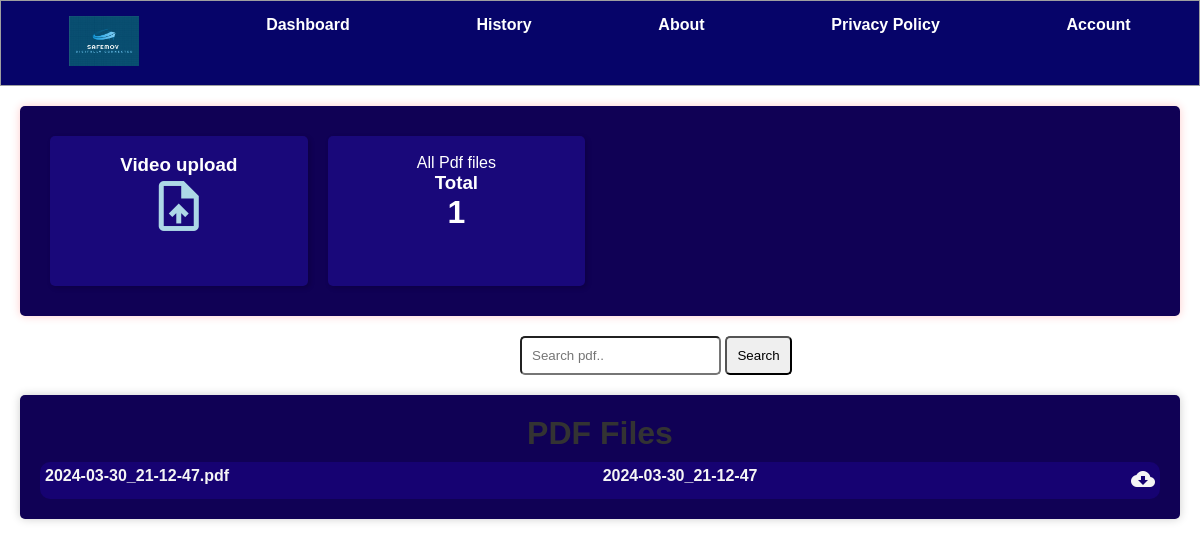
Before: / with the older database file.
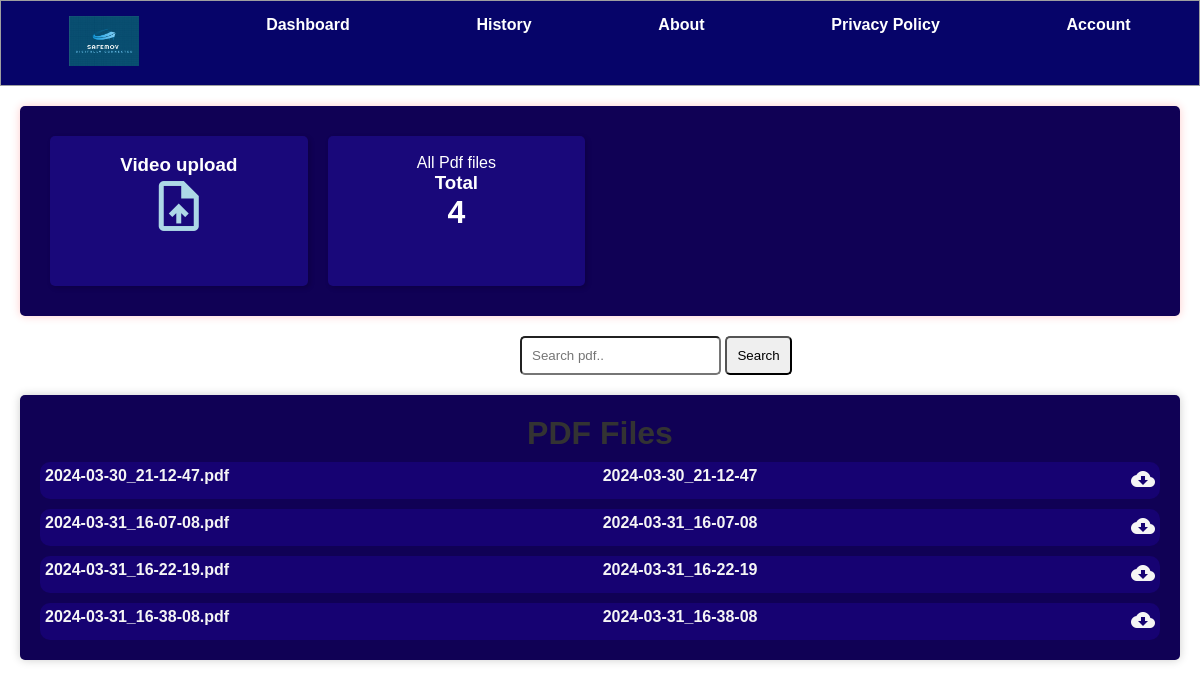
After: the same page with the newer database file.
### kona_detection/models.py (models this page shows, shortened)
class Pdfs(models.Model):
    pdf_id = models.CharField(max_length=255)
    pdf_title = models.CharField(max_length=255)
    pdf_file = models.FileField(upload_to='pdfs/')

### kona_website/views.py (the view)
# urls.py: 2. Add a URL to urlpatterns:  path('', views.home, name='home')
def home(request):
    current_datetime=datetime.datetime.now().strftime('%Y-%m-%d_%H-%M-%S')
    all_pdfs=Pdfs.objects.all()
    return render(request, 'test.html',{'pdfs':all_pdfs})

### templates/test.html
{% include "header.html" %}
    <div class="mpage" id="ud">
      <div class="box">
        <br />
        <a
          style="text-decoration: none; color: white; font-weight: bold"
          href="/run_model/video/"
        >
          <h3>Video upload</h3>
          <h3>
            <i class="material-icons" style="font-size: 60px; color: lightblue"
              >upload_file</i
            >
          </h3>
        </a>
      </div>
      <div class="box">
        <br />
        <div>All Pdf files</div>
        <h3>Total</h3>
        <h1>{{ pdfs|length }}</h1>
      </div>
    </div>
    <div class="search_wrapper">
      <div class="search_box">
        <form action="" method="get">
          <input
            type="text"
            placeholder="Search pdf.."
            name="search_input"
            value="{{search_input}}"
          />
          <button type="submit">Search</button>
        </form>
      </div>
    </div>
    <div id="history" class="page">
      <h1 id="h">PDF Files</h1>
      {% for pdf in pdfs %}
      <div class="pdf_file_box">
        <p>{{pdf.pdf_title}}</p>
        <p>{{pdf.pdf_id}}</p>
        <a href="/media/pdfs/{{pdf.pdf_title}}" download="{{pdf.pdf_title}}">
          <h5 id="d-btn"><i class="material-icons">cloud_download</i>
          </h5>
        </a>
      </div>
      {%empty%}
      <span class="page"> No Pdf Found</span>
      {% endfor %}
    </div>
  </body>
</html>

### templates/header.html (shortened to what this page needs)
<!DOCTYPE html>
<html lang="en">
  <head>
    <link rel="stylesheet" href="/static/style.css" />
  </head>
  <body>
    <div class="nav">
      <a href="/"><img id="logo" src="/static/logo/logo.jpeg" alt="logo" /></a>
      <a href="#dashboard">Dashboard</a>
      <a href="#history">History</a>
      <a href="#portal">About</a>
      <a href="#ai-content">Privacy Policy</a>
      <a href="#account">Account</a>
    </div>

### static/style.css (style rules this page uses)
body { font-family: Arial, sans-serif; margin: 0; padding: 0; background-color: #ffffff; color: #333; }
.nav { background-color: #060469; border: #9e9fa0 1px groove; display: flex; justify-content: space-around; padding: 5px; top: 0px; }
.nav a { color:rgb(255, 255, 255); text-decoration: none; font-weight: bold; padding: 10px 20px; border-radius: 5px; transition: background-color 0.3s ease-in-out, transform 0.2s ease-in-out, box-shadow 0.2s ease-in-out; }
.page { padding: 20px; margin: 20px; border-radius: 5px; box-shadow: 0 0 10px rgba(0, 0, 0, 0.2); transition: transform 0.3s ease-in-out; }
.mpage { display: flex; padding: 20px; margin: 20px; border-radius: 5px; box-shadow: 0 0 10px rgba(255, 10, 10, 0.2); transition: transform 0.3s ease-in-out; }
#ud { background-color:#100155; }
#history { background-color: #100155; }
.pdf_file_box { display: flex; justify-content: space-between; margin-top: 10px; background-color: #160272; border-radius: 10px; padding:5px; font-weight: bold; color: whitesmoke; }
.box { margin: 10px; width: 23%; height: 150px; background-color: #19087a; color: #fff; text-align: center; border-radius: 5px; box-shadow: 2px 2px 5px rgba(0, 0, 0, 0.2); }
#h { text-align: center; }
.search_box input,.search_box button { padding: 10px; border-radius: 5px; }
.search_wrapper { margin-left: 520px; }
#logo { width: 70px; height: 50px; }
.pdf_file_box a { text-decoration: none; }
#d-btn { color: whitesmoke; }
* { margin: 0px; padding: 0px; }

Changed rows visible on the page:
added Pdfs: pdf_title "2024-03-31_16-07-08.pdf", pdf_id "2024-03-31_16-07-08"
added Pdfs: pdf_title "2024-03-31_16-22-19.pdf", pdf_id "2024-03-31_16-22-19"
added Pdfs: pdf_title "2024-03-31_16-38-08.pdf", pdf_id "2024-03-31_16-38-08"
Other visible differences:
{{ pdfs|length }}: "1" → "4"
